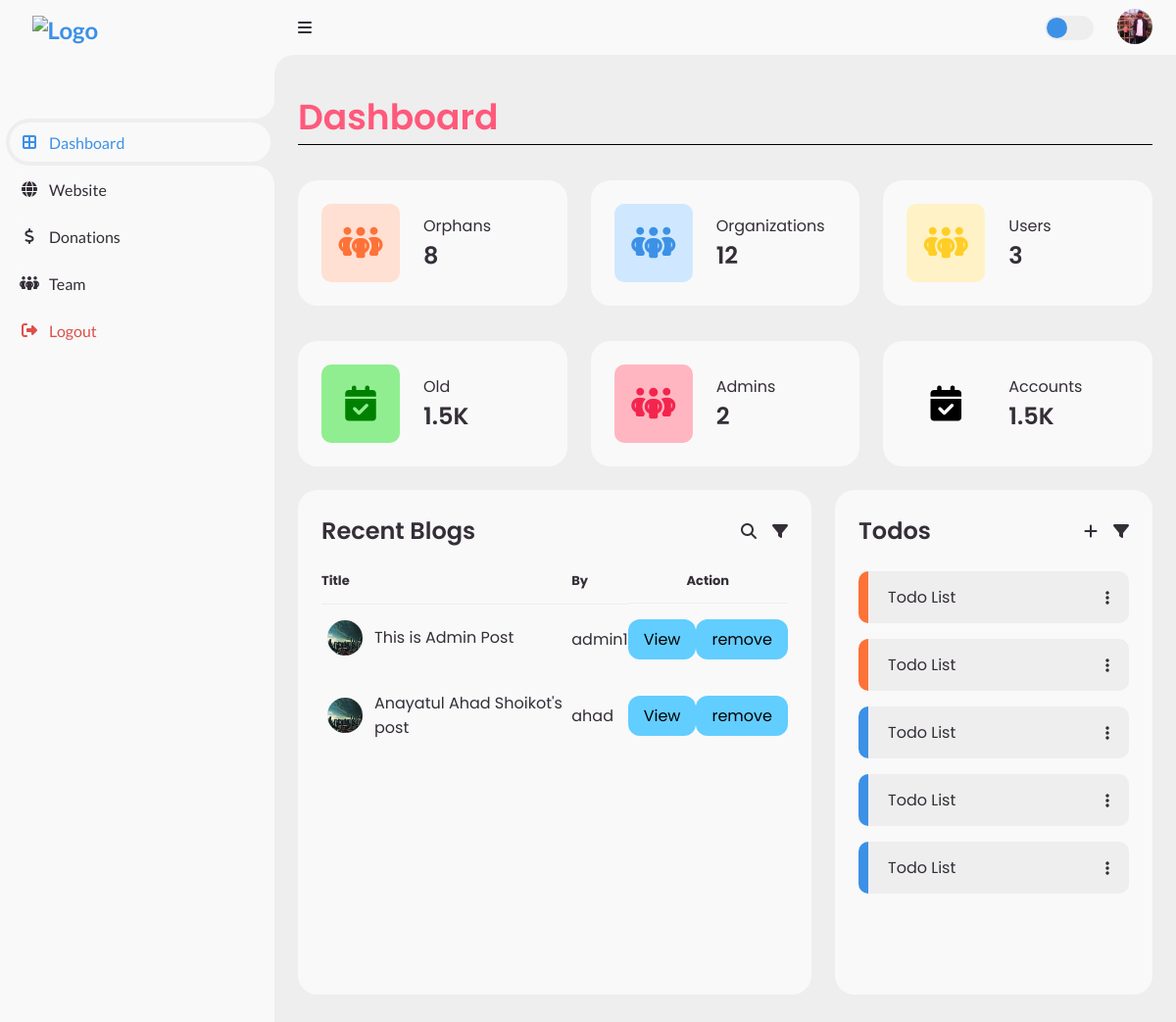
Page /Root/Admin_Side/Dash/ADMIN_DASH.php (signed in) on the committed database.
### tables this page shows
CREATE TABLE `admin_list` (
  `admin_id` int(11) NOT NULL,
  `acc_id` int(11) NOT NULL,
  `admin_name` varchar(30) DEFAULT NULL,
  `admin_contact` varchar(30) DEFAULT NULL,
  `admin_priyority` int(11) DEFAULT NULL,
  `admin_image` varchar(255) DEFAULT NULL
);

CREATE TABLE `blog_post` (
  `post_id` int(11) NOT NULL,
  `acc_id` int(11) NOT NULL,
  `post_title` varchar(30) DEFAULT NULL,
  `post_content` text NOT NULL,
  `post_category` enum('child','old') NOT NULL,
  `post_image` varchar(255) DEFAULT NULL,
  `published` varchar(255) NOT NULL
);

CREATE TABLE `accounts` (
  `acc_id` int(11) NOT NULL,
  `acc_name` varchar(30) NOT NULL,
  `acc_pass` varchar(255) NOT NULL,
  `acc_email` varchar(30) NOT NULL,
  `role` varchar(10) NOT NULL,
  `acc_join_date` date NOT NULL
);

### Root/Admin_Side/Dash/ADMIN_DASH_BE.php (called while the page is built, shortened)
<?php
    include('/xampp/htdocs/DBMS_Project_Organized_One/Includes/db_con.php');
    if (!isset($_SESSION['acc_id']) && !isset($_SESSION['role'])) {
        $_SESSION['notify'] = "user_id not seted";
        header("Location: /Root/Login_Page/LOGIN_FORM.php");
        exit();
    } else {
        $acc_id = $_SESSION['acc_id'];
        $sql = "SELECT * FROM admin_list Where acc_id = '$acc_id'";
        $sql_result = mysqli_query($con, $sql);
        if (mysqli_num_rows($sql_result) == 1) {
            $row = mysqli_fetch_array($sql_result);
            $admin_image = $row['admin_image'];
        }
        else {
            $_SESSION['notify'] = "data not found";
            header("Location: /Root/Login_Page/LOGIN_FORM.php");
            exit();
        }
    }
?>

### Root/Admin_Side/Dash/COUNTERS_BE.php (called while the page is built, shortened)
<?php
    include('/xampp/htdocs/DBMS_Project_Organized_One/Includes/db_con.php');
    $q1 = "SELECT COUNT(*) AS total_orphans FROM orphan_list";
    $r1 = mysqli_query($con, $q1);
    if ($r1 && mysqli_num_rows($r1) > 0) {
        $row = mysqli_fetch_assoc($r1);
        $totalOrphans = $row['total_orphans'];
    } else {
        echo "Failed to count total orphans.";
    }
    $q2 = "SELECT COUNT(*) AS total_orgs FROM org_list";
    $r2 = mysqli_query($con, $q2);
    if ($r2 && mysqli_num_rows($r2) > 0) {
        $row2 = mysqli_fetch_assoc($r2);
        $totalOrgs = $row2['total_orgs'];
    } else {
        echo "Failed to count total orgs.";
    }
    $q3 = "SELECT COUNT(*) AS total_users FROM user_list";
    $r3 = mysqli_query($con, $q3);
    if ($r3 && mysqli_num_rows($r3) > 0) {
        $row3 = mysqli_fetch_assoc($r3);
        $totalusers = $row3['total_users'];
    } else {
        echo "Failed to count total users.";
    }
    $q4 = "SELECT COUNT(*) AS total_admin FROM admin_list";
    $r4 = mysqli_query($con, $q4);
    if ($r4 && mysqli_num_rows($r4) > 0) {
        $row4 = mysqli_fetch_assoc($r4);
        $totaladmins = $row4['total_admin'];
    } else {
        echo "Failed to count total admins.";
    }
?>

### Root/Admin_Side/Dash/Post_Tab/FETCH_POST_BE.php (the view, shortened to what this page needs)
<?php
    include('/xampp/htdocs/DBMS_Project_Organized_One/Includes/db_con.php');
    $query = "SELECT u.post_image, u.post_title, u.post_id, v.acc_name
                FROM blog_post AS u
                LEFT JOIN accounts AS v
                ON u.acc_id = v.acc_id
                ORDER BY published DESC LIMIT 6";
    $result = mysqli_query($con, $query);
    if (mysqli_num_rows($result) > 0) {
        while ($row = mysqli_fetch_assoc($result)) {
            echo '<tr>
                    <td>
                    <img src="../../Blog/' . $row['post_image'] . '" alt="" />
                    <p>' . $row['post_title'] . '</p>
                    </td>
                    <td>' . $row['acc_name'] . '</td>
                    <td>
                        <div class="btn">
                            <a href="#">View</a>
                            <a href="/Root/Admin_Side/Dash/ADMIN_DASH.php?post_id='.$row['post_id'].'">remove</a>
                        </div>
                    </td>
                </tr>';
        }
    } else {
        echo 'No blog posts found.';
    }
?>

### Root/Admin_Side/Dash/ADMIN_DASH.php (shortened to what this page needs)
<?php
  include('/xampp/htdocs/DBMS_Project_Organized_One/Root/Admin_Side/Dash/ADMIN_DASH_BE.php');
  include('/xampp/htdocs/DBMS_Project_Organized_One/Root/Admin_Side/Dash/COUNTERS_BE.php');
?>
<!DOCTYPE html>
<html lang="en">
  <head>
    <link rel="stylesheet" href="https://cdnjs.cloudflare.com/ajax/libs/font-awesome/6.4.0/css/all.min.css"/>
    <link rel="stylesheet" href="/Root/Admin_Side/Dash/ADMIN_DASH_STYLE.css" />
  </head>
  <body>
    <section class="sidebar">
      <a href="/Root/Admin_Side/Dash/ADMIN_DASH.php" class="logo">
        <img src="/Root/Landing_Page/LOGO_NoBackground.png" alt="Logo" />
      </a>
      <ul class="side-menu top">
        <li class="active">
          <a href="/Root/Admin_Side/Dash/ADMIN_DASH.php" class="nav-link">
            <i class="fas fa-border-all"></i>
            <span class="text">Dashboard</span>
          </a>
        </li>
        <li>
          <a href="/Root/Admin_Side/website/HOME.php" class="nav-link">
            <i class="fa fa-globe"></i>
            <span class="text">Website</span>
          </a>
        </li>
        <li>
          <a href="/Root/Admin_Side/Donation/DONATION_DASH.php" class="nav-link">
          <i class="fa fa-usd"></i>
            <span class="text">Donations</span>
          </a>
        </li>
        <li>
          <a href="/Root/Admin_Side/Dash/Admin/ADMIN_PROFILE.php" class="nav-link">
            <i class="fas fa-people-group"></i>
            <span class="text">Team</span>
          </a>
        </li>
        <li>
          <a href="/Includes/logout.php" class="logout">
            <i class="fas fa-right-from-bracket"></i>
            <span class="text">Logout</span>
          </a>
        </li>
      </ul>
    </section>
    <section class="content">
        <nav class="e">
          <i class="fas fa-bars menu-btn"></i>
          <label for="switch-mode" class="switch-mode"></label>
          <a href="/Root/Admin_Side/Dash/Admin/ADMIN_PROFILE.php" class="profile">
            <img src="Admin/<?php echo $admin_image ?>" alt="profile" />
          </a>
        </nav>
      <main>
          <div class="head-title">
              <div class="left">
                  <h1>Dashboard</h1>
              </div>
          </div>
        <div class="box-info fst">
          <li>
            <a href="/Root/Admin_Side/Dash/Orphans/ORPHAN_DASH.php"><i class="fas fa-people-group"></i></a>
            <span class="text">
              <p>Orphans</p>
              <h3><?php echo $totalOrphans ?></h3>
            </span>
          </li>
          <li>
            <a href="/Root/Admin_Side/Dash/Organizations/ORG_DASH.php"><i class="fas fa-people-group"></i></a>
            <span class="text">
              <p>Organizations</p>
              <h3><?php echo $totalOrgs ?></h3>
            </span>
          </li>
          <li>
            <a href="/Root/Admin_Side/Dash/Users/USER_DASH.php"><i class="fas fa-people-group"></i></a>
            <span class="text">
              <p>Users</p>
              <h3><?php echo $totalusers ?></h3>
            </span>
          </li>
        </div>
        <div class="box-info sec">
          <li>
            <a href="#"><i class="fas fa-calendar-check"></i></a>
            <span class="text">
              <p>Old</p>
              <h3>1.5K</h3>
            </span>
          </li>
          <li>
            <a href="/Root/Admin_Side/Dash/Admin/ADMIN_PROFILE.php"><i class="fas fa-people-group"></i></a>
            <span class="text">
              <p>Admins</p>
              <h3><?php echo $totaladmins ?></h3>
            </span>
          </li>
          <li>
            <i class="fas fa-calendar-check"></i>
            <span class="text">
              <p>Accounts</p>
              <h3>1.5K</h3>
            </span>
          </li>
        </div>
        <div class="table-data">
        <div class="order">
            <div class="head">
              <h3>Recent Blogs</h3>
              <i class="fas fa-search"></i>
              <i class="fas fa-filter"></i>
            </div>
            <table>
              <thead>
                <tr>
                  <th>Title</th>
                  <th>By</th>
                  <th class="x">Action</th>
                </tr>
              </thead>
              <tbody>
              <?php
                include('/xampp/htdocs/DBMS_Project_Organized_One/Root/Admin_Side/Dash/Post_Tab/FETCH_POST_BE.php');
              ?>
              </tbody>
            </table>
          </div>
          <div class="todo">
            <div class="head">
              <h3>Todos</h3>
              <i class="fas fa-plus"></i>
              <i class="fas fa-filter"></i>
            </div>
            <ul class="todo-list">
              <li class="not-completed">
                <p>Todo List</p>
                <i class="fas fa-ellipsis-vertical"></i>
              </li>
              <li class="not-completed">
                <p>Todo List</p>
                <i class="fas fa-ellipsis-vertical"></i>
              </li>
              <li class="completed">
                <p>Todo List</p>
                <i class="fas fa-ellipsis-vertical"></i>
              </li>
              <li class="completed">
                <p>Todo List</p>
                <i class="fas fa-ellipsis-vertical"></i>
              </li>
              <li class="completed">
                <p>Todo List</p>
                <i class="fas fa-ellipsis-vertical"></i>
              </li>
            </ul>
          </div>
        </div>
      </main>
    </section>
  </body>
</html>

### rows in the picture
admin_list: admin_image (picture)
blog_post: post_image (picture), post_title "This is Admin Post", acc.acc_name "admin1"
blog_post: post_image (picture), post_title "Anayatul Ahad Shoikot's post", acc.acc_name "ahad"

### other values in the picture
$totalOrphans "8"
$totalOrgs "12"
$totalusers "3"
$totaladmins "2"
